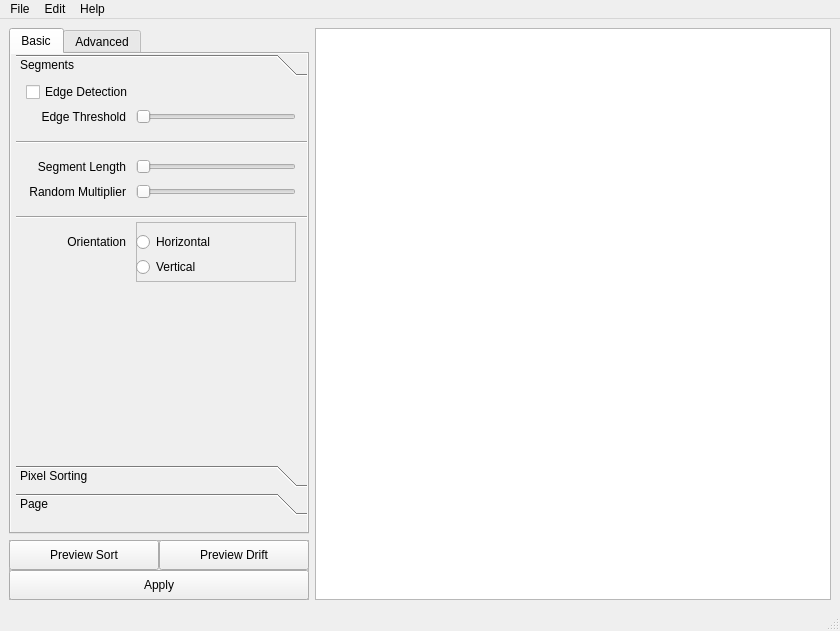
<?xml version="1.0" encoding="UTF-8"?>
<ui version="4.0">
 <class>MainWindow</class>
 <widget class="QMainWindow" name="MainWindow">
  <property name="enabled">
   <bool>true</bool>
  </property>
  <property name="geometry">
   <rect>
    <x>0</x>
    <y>0</y>
    <width>840</width>
    <height>631</height>
   </rect>
  </property>
  <property name="windowTitle">
   <string>piXort</string>
  </property>
  <widget class="QWidget" name="centralwidget">
   <property name="sizePolicy">
    <sizepolicy hsizetype="Maximum" vsizetype="Maximum">
     <horstretch>0</horstretch>
     <verstretch>0</verstretch>
    </sizepolicy>
   </property>
   <layout class="QGridLayout" name="gridLayout_2">
    <item row="0" column="0">
     <layout class="QHBoxLayout" name="horizontalLayout" stretch="0,1">
      <item>
       <layout class="QVBoxLayout" name="verticalLayout" stretch="0,0">
        <item>
         <widget class="QTabWidget" name="tabWidget">
          <property name="sizePolicy">
           <sizepolicy hsizetype="Fixed" vsizetype="Expanding">
            <horstretch>0</horstretch>
            <verstretch>0</verstretch>
           </sizepolicy>
          </property>
          <property name="minimumSize">
           <size>
            <width>300</width>
            <height>500</height>
           </size>
          </property>
          <property name="maximumSize">
           <size>
            <width>16777215</width>
            <height>16777215</height>
           </size>
          </property>
          <property name="autoFillBackground">
           <bool>true</bool>
          </property>
          <property name="currentIndex">
           <number>0</number>
          </property>
          <widget class="QWidget" name="basicSettings">
           <property name="autoFillBackground">
            <bool>true</bool>
           </property>
           <attribute name="title">
            <string>Basic</string>
           </attribute>
           <widget class="QToolBox" name="toolBox">
            <property name="geometry">
             <rect>
              <x>5</x>
              <y>0</y>
              <width>300</width>
              <height>461</height>
             </rect>
            </property>
            <property name="sizePolicy">
             <sizepolicy hsizetype="Fixed" vsizetype="Expanding">
              <horstretch>0</horstretch>
              <verstretch>0</verstretch>
             </sizepolicy>
            </property>
            <property name="minimumSize">
             <size>
              <width>0</width>
              <height>0</height>
             </size>
            </property>
            <property name="currentIndex">
             <number>0</number>
            </property>
            <widget class="QWidget" name="segmentsPage">
             <property name="geometry">
              <rect>
               <x>0</x>
               <y>0</y>
               <width>300</width>
               <height>371</height>
              </rect>
             </property>
             <attribute name="label">
              <string>Segments</string>
             </attribute>
             <widget class="QCheckBox" name="edgeDetectionCheckbox">
              <property name="geometry">
               <rect>
                <x>10</x>
                <y>0</y>
                <width>270</width>
                <height>20</height>
               </rect>
              </property>
              <property name="text">
               <string>Edge Detection</string>
              </property>
              <property name="tristate">
               <bool>false</bool>
              </property>
             </widget>
             <widget class="QSlider" name="edgeThresholdSlider">
              <property name="geometry">
               <rect>
                <x>120</x>
                <y>25</y>
                <width>160</width>
                <height>20</height>
               </rect>
              </property>
              <property name="maximum">
               <number>1</number>
              </property>
              <property name="tracking">
               <bool>true</bool>
              </property>
              <property name="orientation">
               <enum>Qt::Horizontal</enum>
              </property>
             </widget>
             <widget class="QLabel" name="edgeThresholdLabel">
              <property name="geometry">
               <rect>
                <x>10</x>
                <y>25</y>
                <width>100</width>
                <height>20</height>
               </rect>
              </property>
              <property name="text">
               <string>Edge Threshold</string>
              </property>
              <property name="alignment">
               <set>Qt::AlignRight|Qt::AlignTrailing|Qt::AlignVCenter</set>
              </property>
             </widget>
             <widget class="Line" name="line">
              <property name="geometry">
               <rect>
                <x>0</x>
                <y>50</y>
                <width>301</width>
                <height>20</height>
               </rect>
              </property>
              <property name="orientation">
               <enum>Qt::Horizontal</enum>
              </property>
             </widget>
             <widget class="QLabel" name="lengthLabel">
              <property name="geometry">
               <rect>
                <x>10</x>
                <y>75</y>
                <width>100</width>
                <height>20</height>
               </rect>
              </property>
              <property name="text">
               <string>Segment Length</string>
              </property>
              <property name="alignment">
               <set>Qt::AlignRight|Qt::AlignTrailing|Qt::AlignVCenter</set>
              </property>
             </widget>
             <widget class="QSlider" name="segmentLengthSlider">
              <property name="geometry">
               <rect>
                <x>120</x>
                <y>75</y>
                <width>160</width>
                <height>20</height>
               </rect>
              </property>
              <property name="maximum">
               <number>1</number>
              </property>
              <property name="tracking">
               <bool>true</bool>
              </property>
              <property name="orientation">
               <enum>Qt::Horizontal</enum>
              </property>
             </widget>
             <widget class="QLabel" name="randomLengthLabel">
              <property name="geometry">
               <rect>
                <x>10</x>
                <y>100</y>
                <width>100</width>
                <height>20</height>
               </rect>
              </property>
              <property name="text">
               <string>Random Multiplier</string>
              </property>
              <property name="alignment">
               <set>Qt::AlignRight|Qt::AlignTrailing|Qt::AlignVCenter</set>
              </property>
             </widget>
             <widget class="QSlider" name="randomLengthSlider">
              <property name="geometry">
               <rect>
                <x>120</x>
                <y>100</y>
                <width>160</width>
                <height>20</height>
               </rect>
              </property>
              <property name="maximum">
               <number>1</number>
              </property>
              <property name="tracking">
               <bool>true</bool>
              </property>
              <property name="orientation">
               <enum>Qt::Horizontal</enum>
              </property>
             </widget>
             <widget class="Line" name="line_2">
              <property name="geometry">
               <rect>
                <x>0</x>
                <y>125</y>
                <width>301</width>
                <height>20</height>
               </rect>
              </property>
              <property name="orientation">
               <enum>Qt::Horizontal</enum>
              </property>
             </widget>
             <widget class="QLabel" name="orientationLabel">
              <property name="geometry">
               <rect>
                <x>10</x>
                <y>150</y>
                <width>100</width>
                <height>20</height>
               </rect>
              </property>
              <property name="text">
               <string>Orientation</string>
              </property>
              <property name="alignment">
               <set>Qt::AlignRight|Qt::AlignTrailing|Qt::AlignVCenter</set>
              </property>
             </widget>
             <widget class="QFrame" name="orientationFrame">
              <property name="geometry">
               <rect>
                <x>120</x>
                <y>140</y>
                <width>160</width>
                <height>60</height>
               </rect>
              </property>
              <property name="frameShape">
               <enum>QFrame::StyledPanel</enum>
              </property>
              <property name="frameShadow">
               <enum>QFrame::Raised</enum>
              </property>
              <widget class="QRadioButton" name="horizontalButton">
               <property name="geometry">
                <rect>
                 <x>0</x>
                 <y>10</y>
                 <width>90</width>
                 <height>20</height>
                </rect>
               </property>
               <property name="text">
                <string>Horizontal</string>
               </property>
              </widget>
              <widget class="QRadioButton" name="verticalButton">
               <property name="geometry">
                <rect>
                 <x>0</x>
                 <y>35</y>
                 <width>90</width>
                 <height>20</height>
                </rect>
               </property>
               <property name="text">
                <string>Vertical</string>
               </property>
              </widget>
             </widget>
            </widget>
            <widget class="QWidget" name="sortingPage">
             <property name="geometry">
              <rect>
               <x>0</x>
               <y>0</y>
               <width>98</width>
               <height>28</height>
              </rect>
             </property>
             <attribute name="label">
              <string>Pixel Sorting</string>
             </attribute>
            </widget>
            <widget class="QWidget" name="page">
             <property name="geometry">
              <rect>
               <x>0</x>
               <y>0</y>
               <width>98</width>
               <height>28</height>
              </rect>
             </property>
             <attribute name="label">
              <string>Page</string>
             </attribute>
            </widget>
           </widget>
          </widget>
          <widget class="QWidget" name="advancedSettings">
           <property name="autoFillBackground">
            <bool>true</bool>
           </property>
           <attribute name="title">
            <string>Advanced</string>
           </attribute>
          </widget>
         </widget>
        </item>
        <item>
         <widget class="QFrame" name="renderButtonsFrame">
          <property name="enabled">
           <bool>true</bool>
          </property>
          <property name="minimumSize">
           <size>
            <width>100</width>
            <height>60</height>
           </size>
          </property>
          <property name="autoFillBackground">
           <bool>true</bool>
          </property>
          <property name="frameShape">
           <enum>QFrame::StyledPanel</enum>
          </property>
          <property name="frameShadow">
           <enum>QFrame::Raised</enum>
          </property>
          <widget class="QPushButton" name="previewSortButton">
           <property name="geometry">
            <rect>
             <x>0</x>
             <y>0</y>
             <width>150</width>
             <height>30</height>
            </rect>
           </property>
           <property name="text">
            <string>Preview Sort</string>
           </property>
          </widget>
          <widget class="QPushButton" name="previewDriftButton">
           <property name="geometry">
            <rect>
             <x>150</x>
             <y>0</y>
             <width>150</width>
             <height>30</height>
            </rect>
           </property>
           <property name="text">
            <string>Preview Drift</string>
           </property>
          </widget>
          <widget class="QPushButton" name="applyButton">
           <property name="geometry">
            <rect>
             <x>0</x>
             <y>30</y>
             <width>300</width>
             <height>30</height>
            </rect>
           </property>
           <property name="text">
            <string>Apply</string>
           </property>
          </widget>
         </widget>
        </item>
       </layout>
      </item>
      <item>
       <widget class="QGraphicsView" name="graphicsView">
        <property name="sizePolicy">
         <sizepolicy hsizetype="Expanding" vsizetype="Expanding">
          <horstretch>0</horstretch>
          <verstretch>0</verstretch>
         </sizepolicy>
        </property>
        <property name="minimumSize">
         <size>
          <width>512</width>
          <height>512</height>
         </size>
        </property>
        <property name="sizeIncrement">
         <size>
          <width>10</width>
          <height>10</height>
         </size>
        </property>
       </widget>
      </item>
     </layout>
    </item>
   </layout>
  </widget>
  <widget class="QMenuBar" name="menubar">
   <property name="geometry">
    <rect>
     <x>0</x>
     <y>0</y>
     <width>840</width>
     <height>22</height>
    </rect>
   </property>
   <widget class="QMenu" name="menuFile">
    <property name="title">
     <string>File</string>
    </property>
    <addaction name="actionNew"/>
    <addaction name="actionOpen"/>
    <addaction name="actionSave"/>
    <addaction name="separator"/>
    <addaction name="actionExit"/>
   </widget>
   <widget class="QMenu" name="menuEdit">
    <property name="title">
     <string>Edit</string>
    </property>
    <addaction name="actionUndo"/>
    <addaction name="actionRedo"/>
    <addaction name="separator"/>
    <addaction name="actionReset"/>
   </widget>
   <widget class="QMenu" name="menuHelp">
    <property name="title">
     <string>Help</string>
    </property>
    <addaction name="actionHelp"/>
    <addaction name="actionAbou"/>
   </widget>
   <addaction name="menuFile"/>
   <addaction name="menuEdit"/>
   <addaction name="menuHelp"/>
  </widget>
  <widget class="QStatusBar" name="statusbar"/>
  <action name="actionNew">
   <property name="text">
    <string>New</string>
   </property>
  </action>
  <action name="actionOpen">
   <property name="text">
    <string>Open</string>
   </property>
  </action>
  <action name="actionSave">
   <property name="text">
    <string>Save</string>
   </property>
  </action>
  <action name="actionExit">
   <property name="text">
    <string>Exit</string>
   </property>
  </action>
  <action name="actionUndo">
   <property name="text">
    <string>Undo</string>
   </property>
  </action>
  <action name="actionRedo">
   <property name="text">
    <string>Redo</string>
   </property>
  </action>
  <action name="actionReset">
   <property name="text">
    <string>Reset</string>
   </property>
  </action>
  <action name="actionHelp">
   <property name="text">
    <string>Help</string>
   </property>
  </action>
  <action name="actionAbou">
   <property name="text">
    <string>About</string>
   </property>
  </action>
 </widget>
 <resources/>
 <connections/>
</ui>
